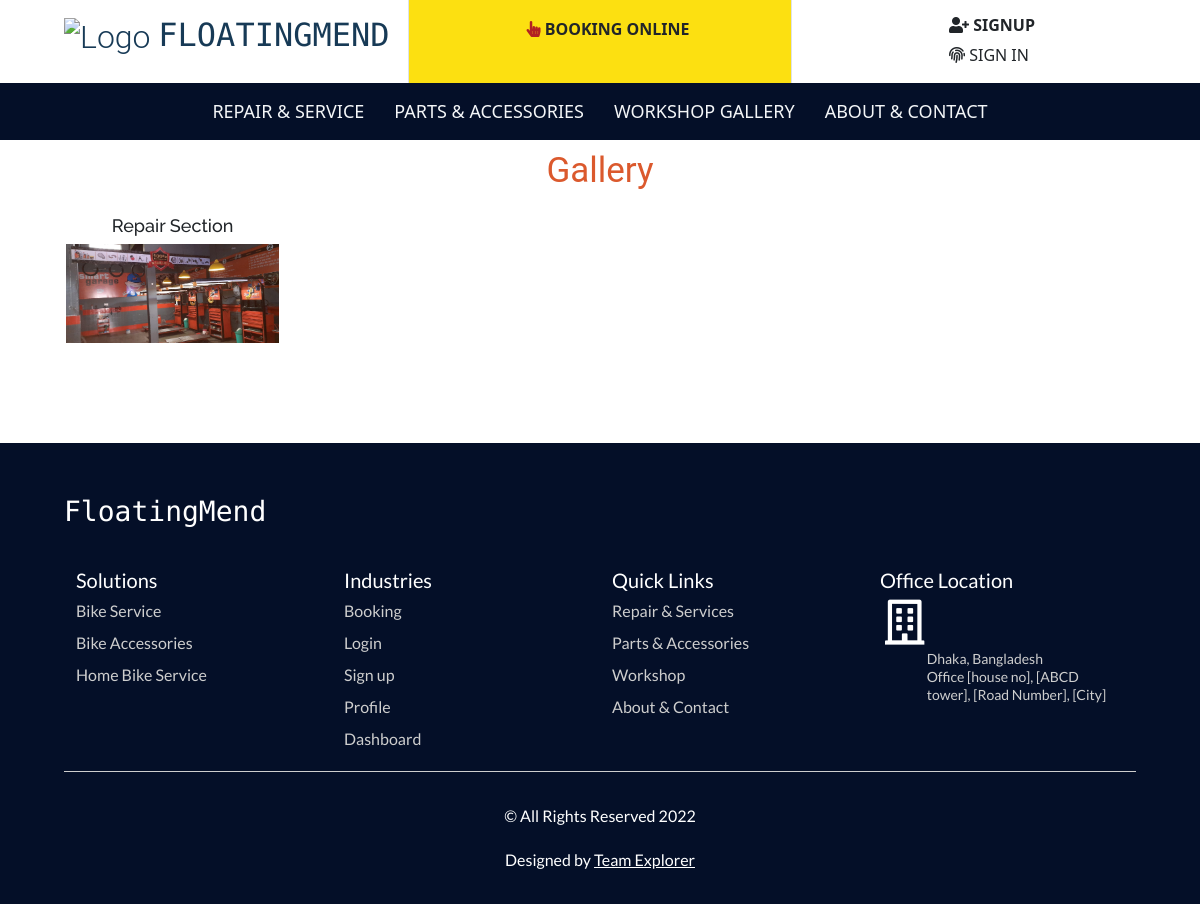
Page /gallery/ on the committed database.
### App_main/models.py (models this page shows)
class GalleryModel(models.Model):
    image = models.ImageField(upload_to='gallery_image/')
    title = models.CharField(max_length=50)
    subtitle = models.CharField(max_length=100)
    details = models.TextField()

### App_main/views.py (the view)
# urls.py: path('gallery/', views.gallery_view, name='gallery'),
def gallery_view(request):
    galleryObj = GalleryModel.objects.all()
    content = {
        'galleryObj': galleryObj,
        'loginForm': loginForm_(),
    }
    return render(request, 'App_main/gallery.html', context=content)

### App_main/views.py (called while the page is built)
def loginForm_():
    loginForm = AuthenticationForm()
    loginForm.fields['username'].widget.attrs['placeholder'] = "Username"
    loginForm.fields['password'].widget.attrs['placeholder'] = "Password"
    return loginForm

### templates/App_main/gallery.html (shortened to what this page needs)
{% extends 'base.html' %}
{% load static %}
{% block main %}
    <link rel="stylesheet" href="{% static 'css/basicx.css' %}">
    <div class="container all-services">
        <h1 class="smart-services-header">
            Gallery
        </h1>
        <div class="row">
            {% for obj in galleryObj %}
                <div class="col-md-3">
                    <div class="container">
                        <h3 class="title text-center" style="font: 18px 'Raleway', sans-serif; font-weight: 500;">
                            {{ obj.title }}
                        </h3>
                        <div class="content">
                            <a href="#">
                                <img class="content-image"
                                     src="{{ obj.image.url }}">
                            </a>
                        </div>
                    </div>
                </div>
            {% endfor %}
        </div>
    </div>
{% endblock %}

### static/css/basicx.css (style rules this page uses)
.all-services { margin-bottom: 100px; }
.smart-services-header { display: flex; -webkit-box-pack: center; justify-content: center; color: #db592d; cursor: pointer; margin: 10px auto; position: relative; padding-bottom: 13px; text-align: center !important; }
.smart-services-header:after { position: absolute; left: 50%; content: ""; height: 1px; background: #db592d; transition: all 0.5s linear; width: 0; bottom: 0; }

### templates/base.html (style rules this page uses)
:root { --primary: #FD5D14; --secondary: #FDBE33; --light: #F4F6F8; --dark: #040F28; }

### templates/App_main/gallery.html (style rules this page uses)
.content { position: relative; width: 90%; max-width: 400px; margin: auto; overflow: hidden; }
.content-image { width: 100%; }

### templates/footer.html (style rules this page uses)
html { scroll-behavior: smooth; }
h1 { text-align: center; font-family: roboto; font-weight: 400; font-size: 35px; color: #656565; }

### rows in the picture
GalleryModel: title "Repair Section", image (picture)
